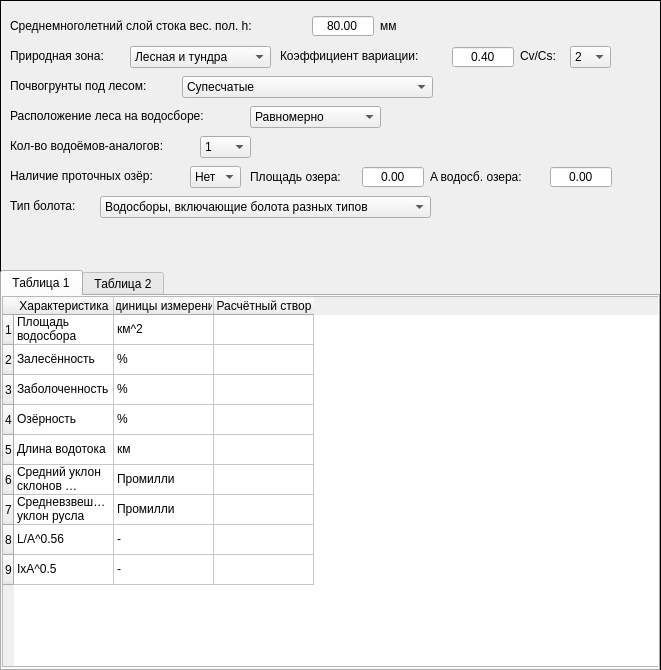
   <widget class="QFrame" name="frame">
    <property name="geometry">
     <rect>
      <x>10</x>
      <y>10</y>
      <width>661</width>
      <height>670</height>
     </rect>
    </property>
    <property name="frameShape">
     <enum>QFrame::Box</enum>
    </property>
    <property name="frameShadow">
     <enum>QFrame::Plain</enum>
    </property>
    <widget class="QTabWidget" name="tabWidget_2">
     <property name="geometry">
      <rect>
       <x>0</x>
       <y>270</y>
       <width>660</width>
       <height>401</height>
      </rect>
     </property>
     <property name="tabPosition">
      <enum>QTabWidget::North</enum>
     </property>
     <property name="currentIndex">
      <number>0</number>
     </property>
     <widget class="QWidget" name="tab">
      <attribute name="title">
       <string>Таблица 1</string>
      </attribute>
      <widget class="QTableWidget" name="table_stvor1">
       <property name="geometry">
        <rect>
         <x>0</x>
         <y>0</y>
         <width>661</width>
         <height>371</height>
        </rect>
       </property>
       <row>
        <property name="text">
         <string>1</string>
        </property>
       </row>
       <row>
        <property name="text">
         <string>2</string>
        </property>
       </row>
       <row>
        <property name="text">
         <string>3</string>
        </property>
       </row>
       <row>
        <property name="text">
         <string>4</string>
        </property>
       </row>
       <row>
        <property name="text">
         <string>5</string>
        </property>
       </row>
       <row>
        <property name="text">
         <string>6</string>
        </property>
       </row>
       <row>
        <property name="text">
         <string>7</string>
        </property>
       </row>
       <row>
        <property name="text">
         <string>8</string>
        </property>
       </row>
       <row>
        <property name="text">
         <string>9</string>
        </property>
       </row>
       <column>
        <property name="text">
         <string>Характеристика</string>
        </property>
       </column>
       <column>
        <property name="text">
         <string>Единицы измерения</string>
        </property>
       </column>
       <column>
        <property name="text">
         <string>Расчётный створ</string>
        </property>
       </column>
       <item row="0" column="0">
        <property name="text">
         <string>Площадь водосбора</string>
        </property>
       </item>
       <item row="0" column="1">
        <property name="text">
         <string>км^2</string>
        </property>
       </item>
       <item row="1" column="0">
        <property name="text">
         <string>Залесённость</string>
        </property>
       </item>
       <item row="1" column="1">
        <property name="text">
         <string>%</string>
        </property>
       </item>
       <item row="2" column="0">
        <property name="text">
         <string>Заболоченность</string>
        </property>
       </item>
       <item row="2" column="1">
        <property name="text">
         <string>%</string>
        </property>
       </item>
       <item row="3" column="0">
        <property name="text">
         <string>Озёрность</string>
        </property>
       </item>
       <item row="3" column="1">
        <property name="text">
         <string>%</string>
        </property>
       </item>
       <item row="4" column="0">
        <property name="text">
         <string>Длина водотока</string>
        </property>
       </item>
       <item row="4" column="1">
        <property name="text">
         <string>км</string>
        </property>
       </item>
       <item row="5" column="0">
        <property name="text">
         <string>Средний уклон склонов водосбора</string>
        </property>
       </item>
       <item row="5" column="1">
        <property name="text">
         <string>Промилли</string>
        </property>
       </item>
       <item row="6" column="0">
        <property name="text">
         <string>Средневзвешенный уклон русла</string>
        </property>
       </item>
       <item row="6" column="1">
        <property name="text">
         <string>Промилли</string>
        </property>
       </item>
       <item row="7" column="0">
        <property name="text">
         <string>L/A^0.56</string>
        </property>
       </item>
       <item row="7" column="1">
        <property name="text">
         <string>-</string>
        </property>
       </item>
       <item row="8" column="0">
        <property name="text">
         <string>IxA^0.5</string>
        </property>
       </item>
       <item row="8" column="1">
        <property name="text">
         <string>-</string>
        </property>
       </item>
      </widget>
     </widget>
     <widget class="QWidget" name="tab_3">
      <attribute name="title">
       <string>Таблица 2</string>
      </attribute>
      <widget class="QTableView" name="table_stvor2">
       <property name="geometry">
        <rect>
         <x>0</x>
         <y>0</y>
         <width>661</width>
         <height>381</height>
        </rect>
       </property>
       <property name="alternatingRowColors">
        <bool>true</bool>
       </property>
      </widget>
     </widget>
    </widget>
    <widget class="QLabel" name="label_zone_2">
     <property name="geometry">
      <rect>
       <x>10</x>
       <y>10</y>
       <width>301</width>
       <height>31</height>
      </rect>
     </property>
     <property name="font">
      <font>
       <pointsize>9</pointsize>
      </font>
     </property>
     <property name="text">
      <string>Среднемноголетний слой стока вес. пол. h:</string>
     </property>
    </widget>
    <widget class="QDoubleSpinBox" name="spin_h">
     <property name="geometry">
      <rect>
       <x>312</x>
       <y>15</y>
       <width>62</width>
       <height>22</height>
      </rect>
     </property>
     <property name="alignment">
      <set>Qt::AlignCenter</set>
     </property>
     <property name="buttonSymbols">
      <enum>QAbstractSpinBox::NoButtons</enum>
     </property>
     <property name="maximum">
      <double>150.000000000000000</double>
     </property>
     <property name="value">
      <double>80.000000000000000</double>
     </property>
    </widget>
    <widget class="QLabel" name="label_zone_5">
     <property name="geometry">
      <rect>
       <x>380</x>
       <y>10</y>
       <width>31</width>
       <height>31</height>
      </rect>
     </property>
     <property name="font">
      <font>
       <pointsize>9</pointsize>
      </font>
     </property>
     <property name="text">
      <string>мм</string>
     </property>
    </widget>
    <widget class="QLabel" name="label_zone">
     <property name="geometry">
      <rect>
       <x>10</x>
       <y>40</y>
       <width>121</width>
       <height>31</height>
      </rect>
     </property>
     <property name="font">
      <font>
       <pointsize>9</pointsize>
      </font>
     </property>
     <property name="text">
      <string>Природная зона:</string>
     </property>
    </widget>
    <widget class="QComboBox" name="comboBox_zone">
     <property name="geometry">
      <rect>
       <x>130</x>
       <y>46</y>
       <width>141</width>
       <height>22</height>
      </rect>
     </property>
     <item>
      <property name="text">
       <string>Лесная и тундра</string>
      </property>
     </item>
     <item>
      <property name="text">
       <string>Лесостепная</string>
      </property>
     </item>
    </widget>
    <widget class="QLabel" name="label_zone_3">
     <property name="geometry">
      <rect>
       <x>280</x>
       <y>40</y>
       <width>181</width>
       <height>31</height>
      </rect>
     </property>
     <property name="font">
      <font>
       <pointsize>9</pointsize>
      </font>
     </property>
     <property name="text">
      <string>Коэффициент вариации:</string>
     </property>
    </widget>
    <widget class="QDoubleSpinBox" name="spin_cv">
     <property name="geometry">
      <rect>
       <x>452</x>
       <y>46</y>
       <width>62</width>
       <height>22</height>
      </rect>
     </property>
     <property name="alignment">
      <set>Qt::AlignCenter</set>
     </property>
     <property name="buttonSymbols">
      <enum>QAbstractSpinBox::NoButtons</enum>
     </property>
     <property name="minimum">
      <double>0.010000000000000</double>
     </property>
     <property name="maximum">
      <double>1.400000000000000</double>
     </property>
     <property name="value">
      <double>0.400000000000000</double>
     </property>
    </widget>
    <widget class="QLabel" name="label_zone_4">
     <property name="geometry">
      <rect>
       <x>520</x>
       <y>40</y>
       <width>51</width>
       <height>31</height>
      </rect>
     </property>
     <property name="font">
      <font>
       <pointsize>9</pointsize>
      </font>
     </property>
     <property name="text">
      <string>Cv/Cs:</string>
     </property>
    </widget>
    <widget class="QComboBox" name="combo_cvcs">
     <property name="geometry">
      <rect>
       <x>570</x>
       <y>46</y>
       <width>41</width>
       <height>22</height>
      </rect>
     </property>
     <item>
      <property name="text">
       <string>2</string>
      </property>
     </item>
     <item>
      <property name="text">
       <string>3</string>
      </property>
     </item>
    </widget>
    <widget class="QLabel" name="label_grunt">
     <property name="geometry">
      <rect>
       <x>10</x>
       <y>70</y>
       <width>171</width>
       <height>31</height>
      </rect>
     </property>
     <property name="font">
      <font>
       <pointsize>9</pointsize>
      </font>
     </property>
     <property name="text">
      <string>Почвогрунты под лесом:</string>
     </property>
    </widget>
    <widget class="QComboBox" name="comboBox_grunt">
     <property name="geometry">
      <rect>
       <x>182</x>
       <y>76</y>
       <width>251</width>
       <height>22</height>
      </rect>
     </property>
     <item>
      <property name="text">
       <string>Супесчатые</string>
      </property>
     </item>
     <item>
      <property name="text">
       <string>Суглинистые</string>
      </property>
     </item>
     <item>
      <property name="text">
       <string>Различного механического состава</string>
      </property>
     </item>
    </widget>
    <widget class="QLabel" name="label_forest">
     <property name="geometry">
      <rect>
       <x>10</x>
       <y>100</y>
       <width>241</width>
       <height>31</height>
      </rect>
     </property>
     <property name="font">
      <font>
       <pointsize>9</pointsize>
      </font>
     </property>
     <property name="text">
      <string>Расположение леса на водосборе:</string>
     </property>
    </widget>
    <widget class="QComboBox" name="comboBox_forest">
     <property name="geometry">
      <rect>
       <x>250</x>
       <y>106</y>
       <width>131</width>
       <height>22</height>
      </rect>
     </property>
     <item>
      <property name="text">
       <string>Равномерно</string>
      </property>
     </item>
     <item>
      <property name="text">
       <string>Верхняя часть</string>
      </property>
     </item>
     <item>
      <property name="text">
       <string>Нижняя часть</string>
      </property>
     </item>
    </widget>
    <widget class="QLabel" name="label_analog">
     <property name="geometry">
      <rect>
       <x>10</x>
       <y>130</y>
       <width>201</width>
       <height>31</height>
      </rect>
     </property>
     <property name="font">
      <font>
       <pointsize>9</pointsize>
      </font>
     </property>
     <property name="text">
      <string>Кол-во водоёмов-аналогов:</string>
     </property>
    </widget>
    <widget class="QComboBox" name="comboBox_analog">
     <property name="geometry">
      <rect>
       <x>200</x>
       <y>136</y>
       <width>51</width>
       <height>22</height>
      </rect>
     </property>
     <item>
      <property name="text">
       <string>1</string>
      </property>
     </item>
     <item>
      <property name="text">
       <string>2</string>
      </property>
     </item>
     <item>
      <property name="text">
       <string>3</string>
      </property>
     </item>
    </widget>
    <widget class="QLabel" name="label_analog_2">
     <property name="geometry">
      <rect>
       <x>10</x>
       <y>160</y>
       <width>181</width>
       <height>31</height>
      </rect>
     </property>
     <property name="font">
      <font>
       <pointsize>9</pointsize>
      </font>
     </property>
     <property name="text">
      <string>Наличие проточных озёр:</string>
     </property>
    </widget>
    <widget class="QComboBox" name="comboBox_lake">
     <property name="geometry">
      <rect>
       <x>190</x>
       <y>166</y>
       <width>51</width>
       <height>22</height>
      </rect>
     </property>
     <item>
      <property name="text">
       <string>Нет</string>
      </property>
     </item>
     <item>
      <property name="text">
       <string>Да</string>
      </property>
     </item>
    </widget>
    <widget class="QLabel" name="label1_40">
     <property name="geometry">
      <rect>
       <x>250</x>
       <y>167</y>
       <width>111</width>
       <height>20</height>
      </rect>
     </property>
     <property name="font">
      <font>
       <pointsize>9</pointsize>
      </font>
     </property>
     <property name="text">
      <string>Площадь озера:</string>
     </property>
    </widget>
    <widget class="QDoubleSpinBox" name="spin_lsquare">
     <property name="geometry">
      <rect>
       <x>362</x>
       <y>166</y>
       <width>62</width>
       <height>22</height>
      </rect>
     </property>
     <property name="alignment">
      <set>Qt::AlignCenter</set>
     </property>
     <property name="buttonSymbols">
      <enum>QAbstractSpinBox::NoButtons</enum>
     </property>
     <property name="maximum">
      <double>999999.000000000000000</double>
     </property>
     <property name="value">
      <double>0.000000000000000</double>
     </property>
    </widget>
    <widget class="QLabel" name="label1_41">
     <property name="geometry">
      <rect>
       <x>430</x>
       <y>167</y>
       <width>121</width>
       <height>20</height>
      </rect>
     </property>
     <property name="font">
      <font>
       <pointsize>9</pointsize>
      </font>
     </property>
     <property name="text">
      <string>A водосб. озера:</string>
     </property>
    </widget>
    <widget class="QDoubleSpinBox" name="spin_la">
     <property name="geometry">
      <rect>
       <x>550</x>
       <y>166</y>
       <width>62</width>
       <height>22</height>
      </rect>
     </property>
     <property name="alignment">
      <set>Qt::AlignCenter</set>
     </property>
     <property name="buttonSymbols">
      <enum>QAbstractSpinBox::NoButtons</enum>
     </property>
     <property name="maximum">
      <double>999999.000000000000000</double>
     </property>
     <property name="value">
      <double>0.000000000000000</double>
     </property>
    </widget>
    <widget class="QLabel" name="label_analog_3">
     <property name="geometry">
      <rect>
       <x>10</x>
       <y>190</y>
       <width>91</width>
       <height>31</height>
      </rect>
     </property>
     <property name="font">
      <font>
       <pointsize>9</pointsize>
      </font>
     </property>
     <property name="text">
      <string>Тип болота:</string>
     </property>
    </widget>
    <widget class="QComboBox" name="comboBox_swamp">
     <property name="geometry">
      <rect>
       <x>100</x>
       <y>196</y>
       <width>331</width>
       <height>22</height>
      </rect>
     </property>
     <item>
      <property name="text">
       <string>Водосборы, включающие болота разных типов</string>
      </property>
     </item>
     <item>
      <property name="text">
       <string>Верховые болота на водосборах, сложенных супесчаными и легкосуглинистыми почвами (грунтами)</string>
      </property>
     </item>
     <item>
      <property name="text">
       <string>Низинные болота и заболоченные леса и луга на водосборах, сложенных супесчаными и легкосуглинистыми почвами (грунтами)</string>
      </property>
     </item>
     <item>
      <property name="text">
       <string>Верховые болота на водосборах, сложенных среднесуглинистыми и глинистыми почвами (грунтами)</string>
      </property>
     </item>
    </widget>
   </widget>
